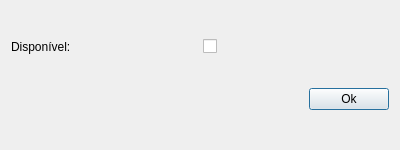
<?xml version="1.0" encoding="UTF-8"?>
<ui version="4.0">
 <class>Dialog</class>
 <widget class="QDialog" name="Dialog">
  <property name="geometry">
   <rect>
    <x>0</x>
    <y>0</y>
    <width>400</width>
    <height>150</height>
   </rect>
  </property>
  <property name="windowTitle">
   <string>Editar Disponibilidade</string>
  </property>
  <layout class="QGridLayout" name="gridLayout">
   <item row="0" column="0">
    <layout class="QHBoxLayout" name="horizontalLayout_2">
     <item>
      <widget class="QLabel" name="label">
       <property name="text">
        <string>Disponível:</string>
       </property>
      </widget>
     </item>
     <item>
      <widget class="QCheckBox" name="disponivelCb"/>
     </item>
    </layout>
   </item>
   <item row="1" column="0">
    <layout class="QHBoxLayout" name="horizontalLayout">
     <item>
      <spacer name="horizontalSpacer">
       <property name="orientation">
        <enum>Qt::Horizontal</enum>
       </property>
       <property name="sizeHint" stdset="0">
        <size>
         <width>40</width>
         <height>20</height>
        </size>
       </property>
      </spacer>
     </item>
     <item>
      <widget class="QPushButton" name="okBtn">
       <property name="text">
        <string>Ok</string>
       </property>
      </widget>
     </item>
    </layout>
   </item>
  </layout>
 </widget>
 <resources/>
 <connections/>
</ui>
